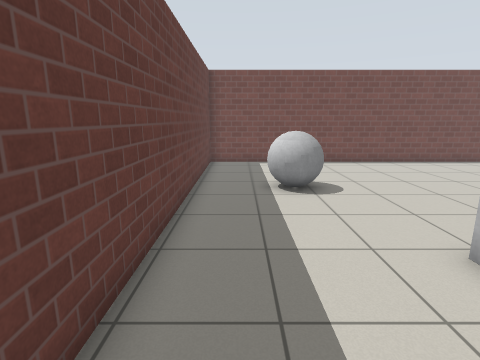
view 1 (above)

18 first-person views from a walk through a Gazebo world. The camera is 1.2 m above the floor, tilts 12° down and sees 80° across. The floor is counted in squares, 0.5 m on a side. Each view is taken from the middle of a square. On the plan, view 1 faces up. The plan holds only what a view shows up to about 18 squares ahead; the rest is blank. Simple patterns stand in for the simulator's built-in surfaces.

view 2
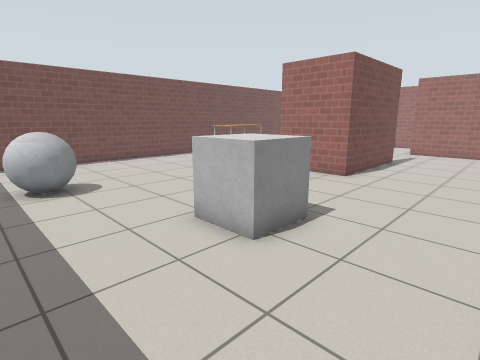

view 3
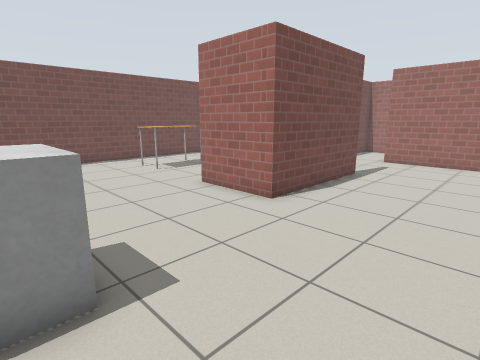

view 4
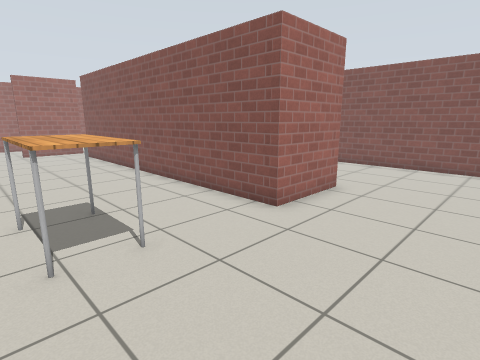

view 5
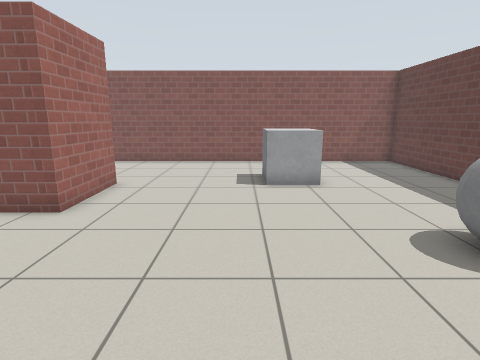

view 6
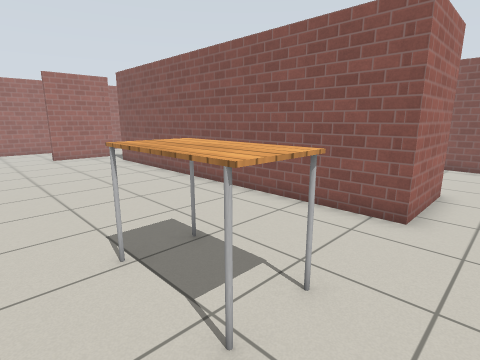

view 7
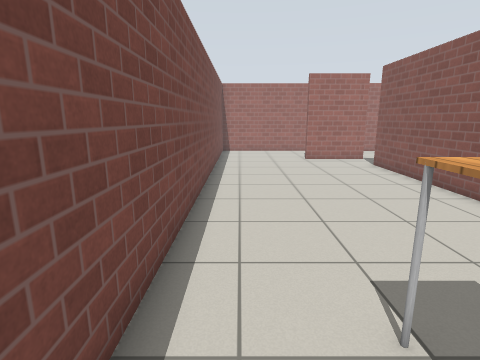

view 8
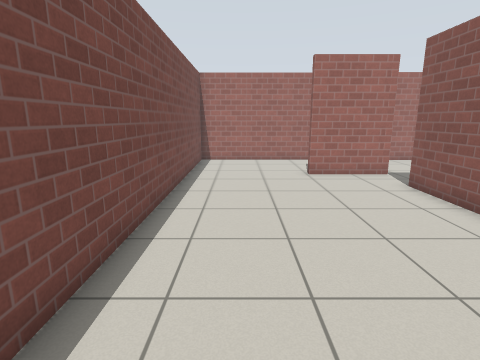

view 9
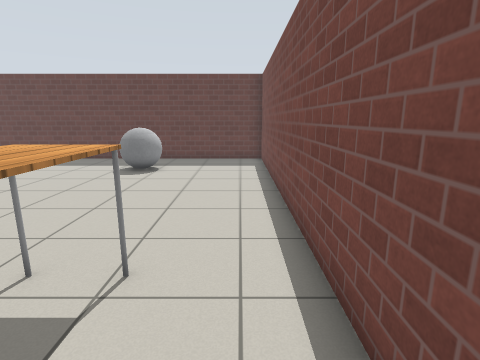

view 10
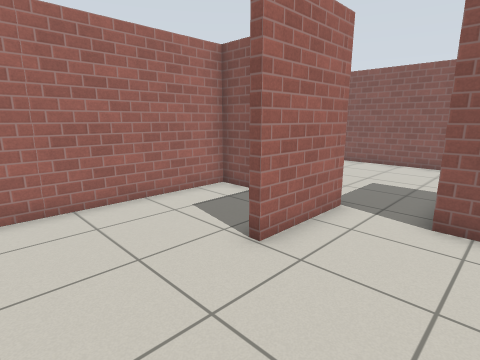

view 11
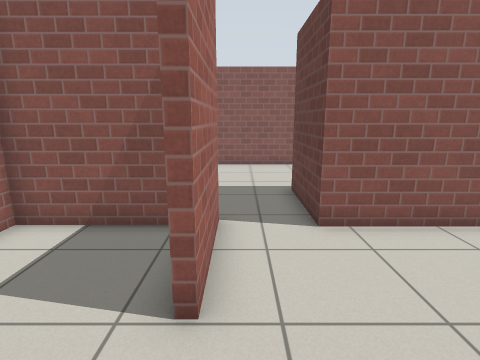

view 12
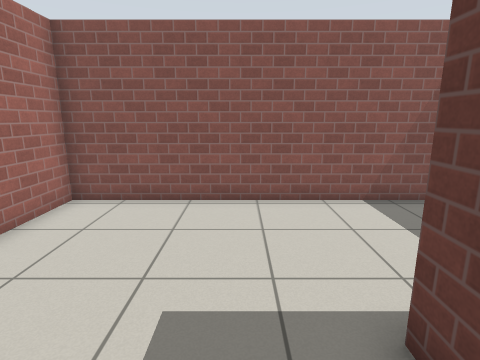

view 13
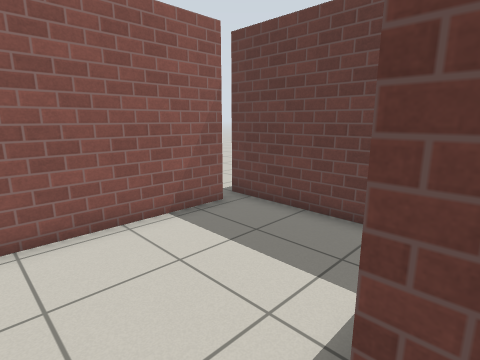

view 14
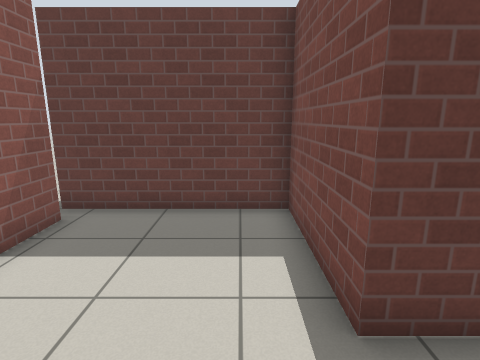

view 15
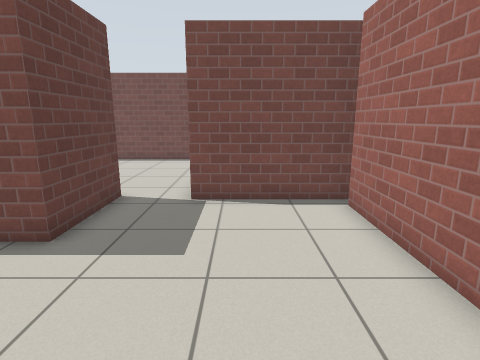

view 16
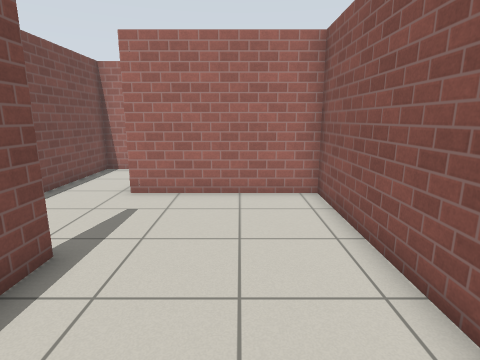

view 17
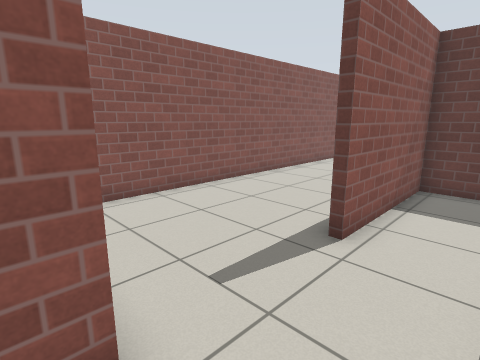

view 18
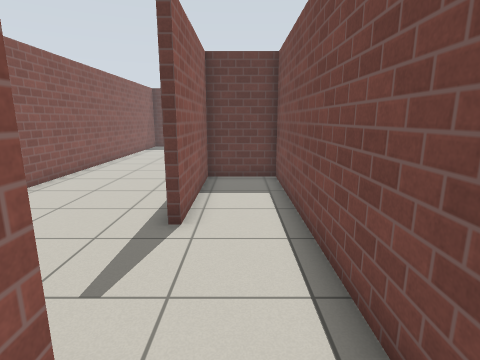

### Floor plan
Points are (right, up) in squares from view 1. A wall is a line through its corners. A room is listed if a view was taken in it or the views show most of it. See-through windows are left out.
Room 1 (views 1, 2, 3, 4, 5, 6, 7, 8, 9, 10, 11, 16)
walls: (17.7, 4.6) (17.7, 4.3) (11.7, 4.3) (11.7, 7.8) (27.2, 7.8); (29.5, 8.5) (29.5, 10.9) (29.9, 10.9); (30.6, 16.3) (-1.7, 16.3) (-1.7, -1.6) (22.2, -1.6) (22.2, 4.6)
ways out: opening at (28.5, 7.5) to room 2; opening at (19.5, 4) to room 3; opening at (30, 13) to room 4
objects: grey ball (1, 9) to (3, 11); grey box (4, 3) to (6, 4); table (12, 12) to (15, 13)
Room 2 (views 12, 13, 14, 15)
walls: (27.2, 7.8) (27.2, 4.3) (22.5, 4.3) (22.5, -1.9); (23.4, -1.4) (34.1, -1.4) (34.1, 6.9); (34.4, 7.5) (29.5, 7.5) (29.5, 8.5)
ways out: opening at (28.5, 7.5) to room 1; opening at (23, -2)
Room 3 (views 17, 18)
walls: (22.2, 4.6) (23, 4.6); (26.9, 6.4) (26.9, 7.5) (12, 7.5) (12, 4.6) (17.7, 4.6)
ways out: opening at (19.5, 4) to room 1
Room 4 (no view inside)
walls: (30.6, 7.8) (34.1, 7.8) (34.1, 16.3) (30.6, 16.3)
ways out: opening at (30, 13) to room 1

Positions as (right, up) in squares from view 1, and headings:
1: (0, 0), facing up
2: (0, -1), facing up-right
3: (5, -1), facing up-right
4: (7, 14), facing down-right
5: (7, 15), facing down
6: (10, 15), facing down-right
7: (12, 15), facing right
8: (17, 14), facing right
9: (16, 15), facing left
10: (26, 15), facing down-right
11: (29, 14), facing down
12: (29, 7), facing down
13: (29, 5), facing down-left
14: (30, 3), facing left
15: (31, -1), facing up
16: (13, 1), facing right
17: (23, 7), facing down-left
18: (24, 6), facing left
